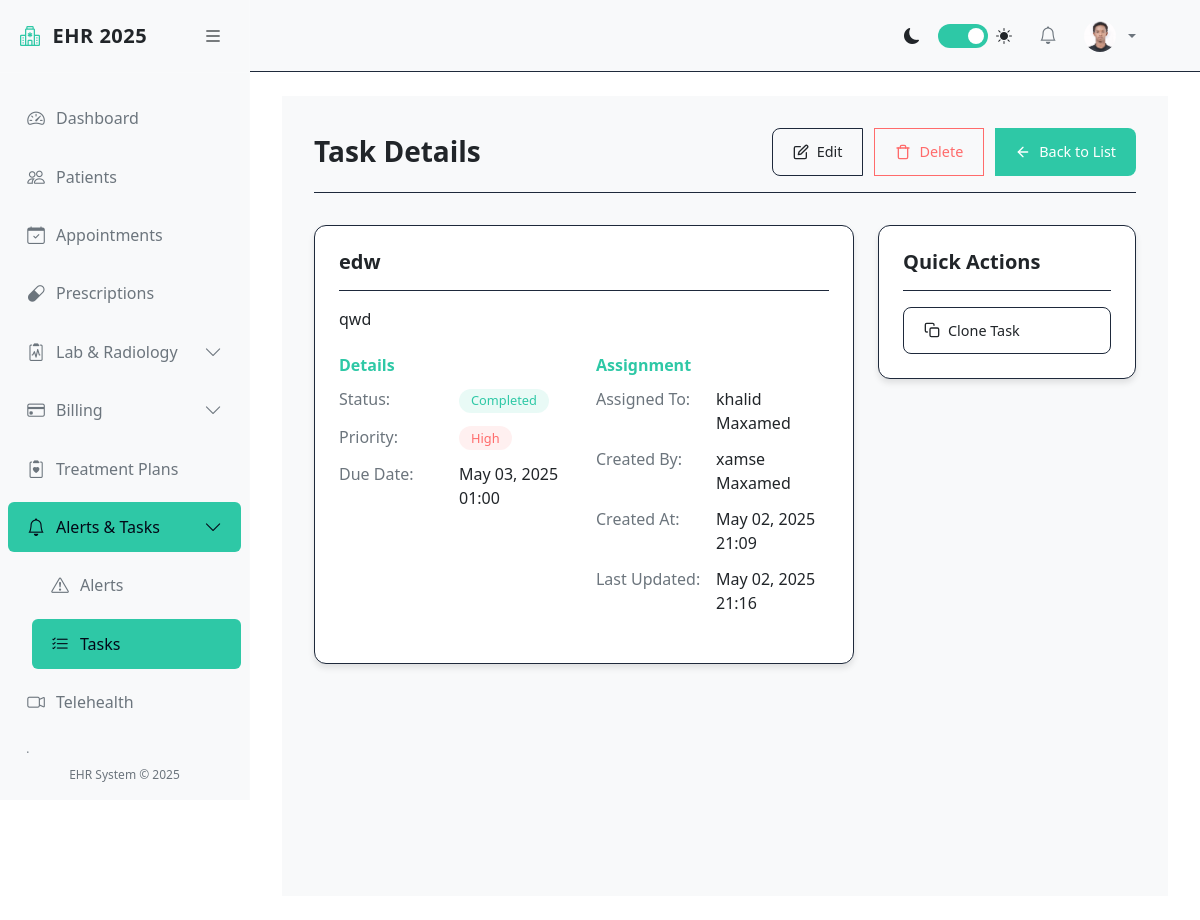
Page /tasks/6/ (signed in) on the committed database.
### accounts/models.py (models this page shows, shortened)
class User(AbstractUser):
    STATUS_CHOICES = [
        ('ACTIVE', 'Active'),
        ('INACTIVE', 'Inactive'),
        ('ON_LEAVE', 'On Leave'),
    ]
    ROLE_CHOICES = [
        ('ADMIN', 'Administrator'),
        ('DOCTOR', 'Doctor'),
        ('NURSE', 'Nurse'),
        ('STAFF', 'Staff'),
        ('PATIENT', 'Patient'),
    ]
    role = models.CharField(max_length=20, choices=ROLE_CHOICES, default='STAFF')
    phone_number = models.CharField(max_length=20, blank=True)
    license_number = models.CharField(max_length=100, blank=True)
    specialization = models.CharField(max_length=100, blank=True)
    department = models.CharField(max_length=100, blank=True)
    profile_picture = models.ImageField(upload_to='profile_pics/', null=True, blank=True)
    status = models.CharField(max_length=20, choices=STATUS_CHOICES, default='ACTIVE')  # <-- new
    is_verified = models.BooleanField(default=False)

### ehr/models.py (models this page shows, shortened)
class Task(models.Model):
    PRIORITY_CHOICES = [
        ('Low', 'Low'),
        ('Medium', 'Medium'),
        ('High', 'High'),
    ]
    STATUS_CHOICES = [
        ('Pending', 'Pending'),
        ('In Progress', 'In Progress'),
        ('Completed', 'Completed'),
        ('Cancelled', 'Cancelled'),
    ]
    title = models.CharField(max_length=255)
    description = models.TextField(blank=True)
    assigned_to = models.ForeignKey(User, on_delete=models.CASCADE, related_name='tasks')
    due_date = models.DateTimeField()
    priority = models.CharField(max_length=20, choices=PRIORITY_CHOICES, default='Medium')
    status = models.CharField(max_length=20, choices=STATUS_CHOICES, default='Pending')
    created_by = models.ForeignKey(User, on_delete=models.CASCADE, related_name='created_tasks')
    created_at = models.DateTimeField(auto_now_add=True)
    updated_at = models.DateTimeField(auto_now=True)

### ehr/views.py (the view)
# urls.py: path('tasks/<int:pk>/', views.TaskDetailView.as_view(), name='task_detail'),
class TaskDetailView(LoginRequiredMixin, DetailView):
    model = Task
    template_name = 'ehr/task/task_detail.html'
    context_object_name = 'task'
    def get_queryset(self):
        queryset = super().get_queryset()
        if self.request.user.role != 'ADMIN':
            queryset = queryset.filter(assigned_to=self.request.user)
        return queryset

### ehr/templates/ehr/task/task_detail.html (shortened to what this page needs)
{% extends 'ehr/base.html' %}
{% block content %}
<div class="task-detail-container">
    <div class="task-header">
        <h1 class="task-title">Task Details</h1>
        <div class="btn-group">
            {% if user == task.assigned_to or user.role == 'ADMIN' %}
                <a href="{% url 'task_update' task.pk %}" class="btn btn-outline">
                    Edit
                </a>
                <a href="{% url 'task_delete' task.pk %}" class="btn btn-danger">
                    Delete
                </a>
            {% endif %}
            <a href="{% url 'task_list' %}" class="btn btn-primary">
                <svg xmlns="http://www.w3.org/2000/svg" width="16" height="16" viewBox="0 0 24 24" fill="none" stroke="currentColor" stroke-width="2" stroke-linecap="round" stroke-linejoin="round">
                    <line x1="19" y1="12" x2="5" y2="12"></line>
                    <polyline points="12 19 5 12 12 5"></polyline>
                </svg>
                Back to List
            </a>
        </div>
    </div>
    <div class="row">
        <div class="col-md-8">
            <div class="task-card">
                <div class="card-header">
                    <h2 class="card-title">{{ task.title }}</h2>
                </div>
                <div class="task-description">
                    {{ task.description|linebreaksbr }}
                </div>
                <div class="row">
                    <div class="col-md-6">
                        <div class="detail-section">
                            <h3 class="section-title">Details</h3>
                            <ul class="detail-list">
                                <li class="detail-item">
                                    <span class="detail-label">Status:</span>
                                    <span class="detail-value">
                                        <span class="badge badge-{{ task.status|lower|slugify }}">
                                            {{ task.get_status_display }}
                                        </span>
                                    </span>
                                </li>
                                <li class="detail-item">
                                    <span class="detail-label">Priority:</span>
                                    <span class="detail-value">
                                        <span class="badge badge-{{ task.priority|lower }}">
                                            {{ task.get_priority_display }}
                                        </span>
                                    </span>
                                </li>
                                <li class="detail-item">
                                    <span class="detail-label">Due Date:</span>
                                    <span class="detail-value">{{ task.due_date|date:"M d, Y H:i" }}</span>
                                </li>
                            </ul>
                        </div>
                    </div>
                    <div class="col-md-6">
                        <div class="detail-section">
                            <h3 class="section-title">Assignment</h3>
                            <ul class="detail-list">
                                <li class="detail-item">
                                    <span class="detail-label">Assigned To:</span>
                                    <span class="detail-value">{{ task.assigned_to.get_full_name }}</span>
                                </li>
                                <li class="detail-item">
                                    <span class="detail-label">Created By:</span>
                                    <span class="detail-value">{{ task.created_by.get_full_name }}</span>
                                </li>
                                <li class="detail-item">
                                    <span class="detail-label">Created At:</span>
                                    <span class="detail-value">{{ task.created_at|date:"M d, Y H:i" }}</span>
                                </li>
                                <li class="detail-item">
                                    <span class="detail-label">Last Updated:</span>
                                    <span class="detail-value">{{ task.updated_at|date:"M d, Y H:i" }}</span>
                                </li>
                            </ul>
                        </div>
                    </div>
                </div>
            </div>
        </div>
        <div class="col-md-4">
            <div class="task-card">
                <div class="card-header">
                    <h3 class="card-title">Quick Actions</h3>
                </div>
                <div class="card-body">
                    <div class="d-grid gap-2 mt-3">
                        <a href="{% url 'task_create' %}?clone={{ task.pk }}" class="btn btn-outline">
                            Clone Task
                        </a>
                    </div>
                </div>
            </div>
        </div>
    </div>
</div>
{% endblock %}

### ehr/templates/ehr/base.html (shortened to what this page needs)
<!DOCTYPE html>
<html lang="en">
<head>
    <link href="https://cdn.jsdelivr.net/npm/bootstrap@5.3.0/dist/css/bootstrap.min.css" rel="stylesheet">
    <link rel="stylesheet" href="https://cdn.jsdelivr.net/npm/bootstrap-icons@1.10.0/font/bootstrap-icons.css">
</head>
<body>
    <div class="d-flex">
        <div class="sidebar" id="sidebar">
            <div class="sidebar-header">
                <a href="{% url 'dashboard' %}" class="sidebar-brand">
                    <i class="bi bi-hospital sidebar-brand-icon"></i>
                    <span id="sidebar-title">EHR 2025</span>
                </a>
                <button class="toggle-btn" id="toggle-sidebar">
                    <i class="bi bi-list"></i>
                </button>
            </div>
            <div class="px-2 py-3" style="height: calc(100% - 120px); overflow-y: auto;">
                <ul class="nav flex-column">
                    <li class="nav-item">
                        <a class="nav-link {% if request.resolver_match.url_name == 'dashboard' %}active{% endif %}"
                            href="{% url 'dashboard' %}">
                            <i class="bi bi-speedometer2"></i>
                            <span class="nav-link-text ms-2">Dashboard</span>
                        </a>
                    </li>
                    <li class="nav-item">
                        <a class="nav-link {% if 'patient' in request.resolver_match.url_name %}active{% endif %}"
                            href="{% url 'patient_list' %}">
                            <i class="bi bi-people"></i>
                            <span class="nav-link-text ms-2">Patients</span>
                        </a>
                    </li>
                    <li class="nav-item">
                        <a class="nav-link {% if 'appointment' in request.resolver_match.url_name %}active{% endif %}"
                            href="{% url 'appointment_list' %}">
                            <i class="bi bi-calendar-check"></i>
                            <span class="nav-link-text ms-2">Appointments</span>
                        </a>
                    </li>
                    <li class="nav-item">
                        <a class="nav-link {% if 'prescription' in request.resolver_match.url_name %}active{% endif %}"
                            href="{% url 'prescription_list' %}">
                            <i class="bi bi-capsule"></i>
                            <span class="nav-link-text ms-2">Prescriptions</span>
                        </a>
                    </li>
                    <li class="nav-item">
                        <a class="nav-link {% if 'lab_test' in request.resolver_match.url_name or 'imaging_study' in request.resolver_match.url_name %}active{% endif %}"
                            data-bs-toggle="collapse" href="#labRadCollapse">
                            <i class="bi bi-clipboard2-pulse"></i>
                            <span class="nav-link-text ms-2">Lab & Radiology</span>
                            <i class="bi bi-chevron-down collapse-icon ms-auto"></i>
                        </a>
                    </li>
                    <li class="nav-item">
                        <a class="nav-link {% if 'billing' in request.resolver_match.url_name or 'insurance' in request.resolver_match.url_name %}active{% endif %}"
                            data-bs-toggle="collapse" href="#billingCollapse">
                            <i class="bi bi-credit-card"></i>
                            <span class="nav-link-text ms-2">Billing</span>
                            <i class="bi bi-chevron-down collapse-icon ms-auto"></i>
                        </a>
                    </li>
                    <li class="nav-item">
                        <a class="nav-link {% if 'treatment_plan' in request.resolver_match.url_name %}active{% endif %}"
                            href="{% url 'treatment_plan_list' %}">
                            <i class="bi bi-clipboard2-heart"></i>
                            <span class="nav-link-text ms-2">Treatment Plans</span>
                        </a>
                    </li>
                    <li class="nav-item">
                        <a class="nav-link {% if 'alert' in request.resolver_match.url_name or 'task' in request.resolver_match.url_name %}active{% endif %}"
                            data-bs-toggle="collapse" href="#alertsTasksCollapse">
                            <i class="bi bi-bell"></i>
                            <span class="nav-link-text ms-2">Alerts & Tasks</span>
                            <i class="bi bi-chevron-down collapse-icon ms-auto"></i>
                        </a>
                        <div class="collapse {% if 'alert' in request.resolver_match.url_name or 'task' in request.resolver_match.url_name %}show{% endif %}"
                            id="alertsTasksCollapse">
                            <ul class="nav flex-column ps-4">
                                <li class="nav-item">
                                    <a class="nav-link {% if 'alert' in request.resolver_match.url_name %}active{% endif %}"
                                        href="{% url 'alert_list' %}">
                                        <i class="bi bi-exclamation-triangle"></i>
                                        <span class="nav-link-text ms-2">Alerts</span>
                                    </a>
                                </li>
                                <li class="nav-item">
                                    <a class="nav-link {% if 'task' in request.resolver_match.url_name %}active{% endif %}"
                                        href="{% url 'task_list' %}">
                                        <i class="bi bi-list-check"></i>
                                        <span class="nav-link-text ms-2">Tasks</span>
                                    </a>
                                </li>
                            </ul>
                        </div>
                    </li>
                    <li class="nav-item">
                        <a class="nav-link {% if 'telehealth' in request.resolver_match.url_name %}active{% endif %}"
                            href="{% url 'telehealth_session_list' %}">
                            <i class="bi bi-camera-video"></i>
                            <span class="nav-link-text ms-2">Telehealth</span>
                        </a>
                    </li>
                    <li class="nav-item">
                        <a class="nav-link {% if 'report' in request.resolver_match.url_name %}active{% endif %}"
                            href="{% url 'report_list' %}">
                            <i class="bi bi-graph-up"></i>
                            <span class="nav-link-text ms-2">Reports</span>
                        </a>
                    </li>
                </ul>
            </div>
            <div class="sidebar-footer">
                EHR System &copy; 2025
            </div>
        </div>
        <div class="main-content flex-grow-1" id="main-content">
            <nav class="navbar navbar-expand-lg navbar-light bg-light border-bottom">
                <div class="container-fluid">
                    <div class="collapse navbar-collapse" id="navbarSupportedContent">
                        <ul class="navbar-nav ms-auto align-items-center">
                            <li class="nav-item me-3">
                                <div class="d-flex align-items-center">
                                    <i class="bi bi-moon-fill me-2"></i>
                                    <label class="theme-switch">
                                        <span class="slider"></span>
                                    </label>
                                    <i class="bi bi-sun-fill ms-2"></i>
                                </div>
                            </li>
                            <li class="nav-item dropdown me-2">
                                <a class="nav-link position-relative" href="#" id="notificationsDropdown" role="button"
                                    data-bs-toggle="dropdown">
                                    <i class="bi bi-bell"></i>
                                </a>
                            </li>
                            <li class="nav-item dropdown">
                                <a class="nav-link dropdown-toggle d-flex align-items-center" href="#" id="userDropdown"
                                    role="button" data-bs-toggle="dropdown">
                                    {% if user.profile_picture %}
                                    <img src="{{ user.profile_picture.url }}" class="rounded-circle me-2" width="32"
                                        height="32" alt="Profile">
                                    {% else %}
                                    <i class="bi bi-person-circle me-2"></i>
                                    {% endif %}
                                </a>
                                    </li>
                                </ul>
                    </div>
                </div>
            </nav>
            <div class="container-fluid py-4">
                {% block content %}{% endblock %}
            </div>
        </div>
    </div>
</body>
</html>

### rows in the picture
User: profile_picture (picture)
Task: title "edw", description "qwd", status "Completed", priority "High", due_date "May 03, 2025 01:00", assigned_to.get_full_name "khalid Maxamed", created_by.get_full_name "xamse Maxamed", created_at "May 02, 2025 21:09", updated_at "May 02, 2025 21:16"
